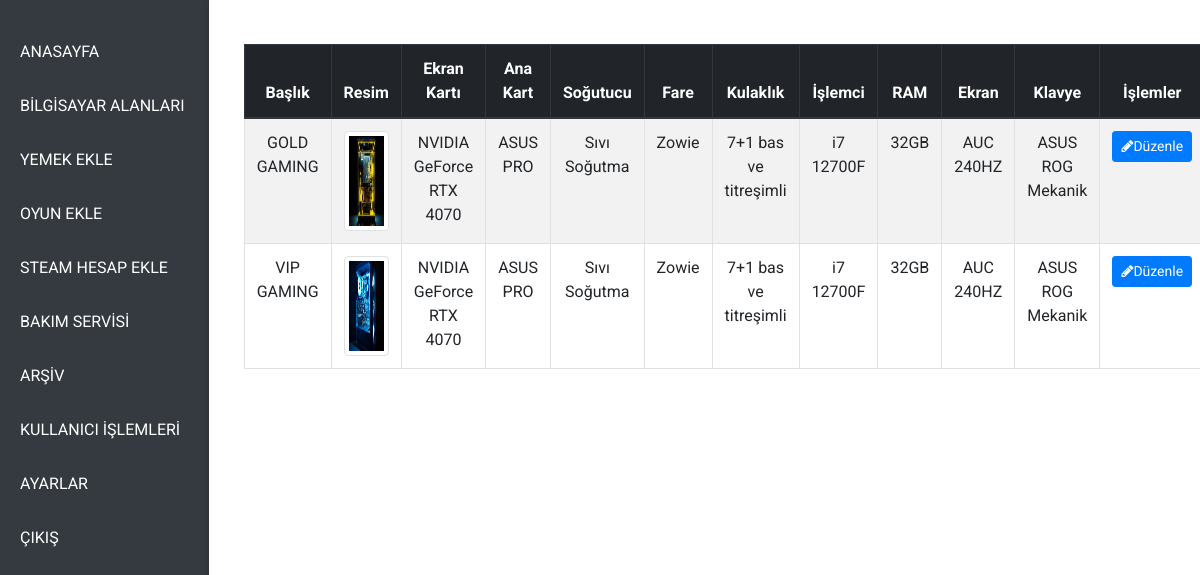
Screenshot of /computerfields (signed in) with the database file from the repository.
### models.py (models this page shows)
class tblcomputerfiles(db.Model):
    id = db.Column(db.Integer, primary_key=True)
    label = db.Column(db.String(100), unique=False, nullable=True)
    path = db.Column(db.String(50), unique=False, nullable=True)
    videocard = db.Column(db.String(100), unique=False, nullable=True)
    mothercard = db.Column(db.String(100), unique=False, nullable=True)
    freez = db.Column(db.String(100), unique=False, nullable=True)
    mouse = db.Column(db.String(100), unique=False, nullable=True)
    headphone = db.Column(db.String(100), unique=False, nullable=True)
    processor = db.Column(db.String(100), unique=False, nullable=True)
    ram = db.Column(db.String(100), unique=False, nullable=True)
    screen = db.Column(db.String(100), unique=False, nullable=True)
    keyboard = db.Column(db.String(100), unique=False, nullable=True)

### app.py (the view)
@app.route("/computerfields")
@login_required
def computerfields():
    computers = tblcomputerfiles.query.all()
    return render_template("admin/computerfields.html", computers = computers)

### helpers.py (called while the page is built)
def login_required(f):
    @wraps(f)
    def decorated_function(*args, **kwargs):
        if session.get("user_id") is None:
            return redirect("/login")
        return f(*args, **kwargs)
    return decorated_function

### templates/admin/computerfields.html
{% extends "admin/adminlayout.html" %}
{% block main %}
<div class="container mt-4">
    <table class="table table-bordered table-striped">
        <thead class="thead-dark">
            <tr>
                <th>Başlık</th>
                <th>Resim</th>
                <th>Ekran Kartı</th>
                <th>Ana Kart</th>
                <th>Soğutucu</th>
                <th>Fare</th>
                <th>Kulaklık</th>
                <th>İşlemci</th>
                <th>RAM</th>
                <th>Ekran</th>
                <th>Klavye</th>
                <th>İşlemler</th>
            </tr>
        </thead>
        <tbody>
            {% for computer in computers %}
                <tr>
                    {% for column in computer.__table__.columns %}
                        {% if column.key != 'id' %}
                            {% if column.key == 'path' %}
                                <td>
                                    <img src="{{ computer.path }}" alt="food image" class="img-thumbnail" style="width: 100px; height: 100px;">
                                </td>
                            {% else %}
                                <td>{{ computer[column.name] }}</td>
                            {% endif %}
                        {% endif %}
                    {% endfor %}
                    <td>
                        <a href="/updatecomputerfields/{{computer.id}}" class="btn btn-sm btn-primary"><i class="fa fa-pencil"></i>Düzenle</a>
                    </td>
                </tr>
            {% endfor %}
        </tbody>
    </table>
</div>
{% endblock %}

### static/css/admin/indexadmin.css (style rules this page uses)
body, html { margin: 0; padding: 0; font-family: 'Roboto', sans-serif; height: 100%; background-color: #f8f9fa; }
.container { display: flex; flex-direction: column; align-items: center; justify-content: center; }
table { width: 80%; margin-left: auto; margin-right: auto; text-align: center; }

### rows the page displays
tblcomputerfiles: label "GOLD GAMING" "NVIDIA GeForce RTX 4070" "ASUS PRO" "Sıvı Soğutma" "Zowie" "7+1 bas ve titreşimli" "i7 12700F" "32GB" "AUC 240HZ" "ASUS ROG Mekanik"
tblcomputerfiles: label "VIP GAMING" "NVIDIA GeForce RTX 4070" "ASUS PRO" "Sıvı Soğutma" "Zowie" "7+1 bas ve titreşimli" "i7 12700F" "32GB" "AUC 240HZ" "ASUS ROG Mekanik"
